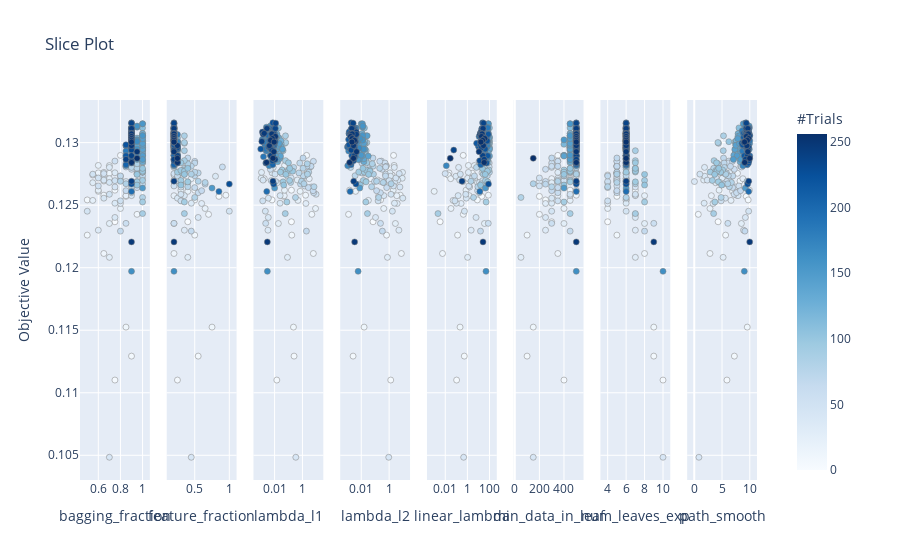

Notebook source saved alongside this figure:
### Code cell
plot_slice(study)

### Figure 1 — Plotly figure (JSON) as saved in the notebook; plotly's stock layout.template omitted (floating-point values rounded to 4 significant figures; data arrays with more than 128 entries replaced by an {"elided": "..."} marker saying what was removed)
{"data": [{"marker": {"color": {"elided": "255 int values"}, "colorbar": {"title": {"text": "#Trials"}, "x": 1, "xpad": 40, "y": 0.5}, "colorscale": [[0, "rgb(247,251,255)"], [0.125, "rgb(222,235,247)"], [0.25, "rgb(198,219,239)"], [0.375, "rgb(158,202,225)"], [0.5, "rgb(107,174,214)"], [0.625, "rgb(66,146,198)"], [0.75, "rgb(33,113,181)"], [0.875, "rgb(8,81,156)"], [1, "rgb(8,48,107)"]], "line": {"color": "Grey", "width": 0.5}, "showscale": true}, "mode": "markers", "showlegend": false, "type": "scatter", "x": {"elided": "255 float values"}, "xaxis": "x", "y": {"elided": "255 float values"}, "yaxis": "y"}, {"marker": {"color": {"elided": "255 int values"}, "colorbar": {"title": {"text": "#Trials"}, "x": 1, "xpad": 40}, "colorscale": [[0, "rgb(247,251,255)"], [0.125, "rgb(222,235,247)"], [0.25, "rgb(198,219,239)"], [0.375, "rgb(158,202,225)"], [0.5, "rgb(107,174,214)"], [0.625, "rgb(66,146,198)"], [0.75, "rgb(33,113,181)"], [0.875, "rgb(8,81,156)"], [1, "rgb(8,48,107)"]], "line": {"color": "Grey", "width": 0.5}, "showscale": false}, "mode": "markers", "showlegend": false, "type": "scatter", "x": {"elided": "255 float values"}, "xaxis": "x2", "y": {"elided": "255 float values"}, "yaxis": "y2"}, {"marker": {"color": {"elided": "255 int values"}, "colorbar": {"title": {"text": "#Trials"}, "x": 1, "xpad": 40}, "colorscale": [[0, "rgb(247,251,255)"], [0.125, "rgb(222,235,247)"], [0.25, "rgb(198,219,239)"], [0.375, "rgb(158,202,225)"], [0.5, "rgb(107,174,214)"], [0.625, "rgb(66,146,198)"], [0.75, "rgb(33,113,181)"], [0.875, "rgb(8,81,156)"], [1, "rgb(8,48,107)"]], "line": {"color": "Grey", "width": 0.5}, "showscale": false}, "mode": "markers", "showlegend": false, "type": "scatter", "x": {"elided": "255 float values"}, "xaxis": "x3", "y": {"elided": "255 float values"}, "yaxis": "y3"}, {"marker": {"color": {"elided": "255 int values"}, "colorbar": {"title": {"text": "#Trials"}, "x": 1, "xpad": 40}, "colorscale": [[0, "rgb(247,251,255)"], [0.125, "rgb(222,235,247)"], [0.25, "rgb(198,219,239)"], [0.375, "rgb(158,202,225)"], [0.5, "rgb(107,174,214)"], [0.625, "rgb(66,146,198)"], [0.75, "rgb(33,113,181)"], [0.875, "rgb(8,81,156)"], [1, "rgb(8,48,107)"]], "line": {"color": "Grey", "width": 0.5}, "showscale": false}, "mode": "markers", "showlegend": false, "type": "scatter", "x": {"elided": "255 float values"}, "xaxis": "x4", "y": {"elided": "255 float values"}, "yaxis": "y4"}, {"marker": {"color": {"elided": "255 int values"}, "colorbar": {"title": {"text": "#Trials"}, "x": 1, "xpad": 40}, "colorscale": [[0, "rgb(247,251,255)"], [0.125, "rgb(222,235,247)"], [0.25, "rgb(198,219,239)"], [0.375, "rgb(158,202,225)"], [0.5, "rgb(107,174,214)"], [0.625, "rgb(66,146,198)"], [0.75, "rgb(33,113,181)"], [0.875, "rgb(8,81,156)"], [1, "rgb(8,48,107)"]], "line": {"color": "Grey", "width": 0.5}, "showscale": false}, "mode": "markers", "showlegend": false, "type": "scatter", "x": {"elided": "255 float values"}, "xaxis": "x5", "y": {"elided": "255 float values"}, "yaxis": "y5"}, {"marker": {"color": {"elided": "255 int values"}, "colorbar": {"title": {"text": "#Trials"}, "x": 1, "xpad": 40}, "colorscale": [[0, "rgb(247,251,255)"], [0.125, "rgb(222,235,247)"], [0.25, "rgb(198,219,239)"], [0.375, "rgb(158,202,225)"], [0.5, "rgb(107,174,214)"], [0.625, "rgb(66,146,198)"], [0.75, "rgb(33,113,181)"], [0.875, "rgb(8,81,156)"], [1, "rgb(8,48,107)"]], "line": {"color": "Grey", "width": 0.5}, "showscale": false}, "mode": "markers", "showlegend": false, "type": "scatter", "x": {"elided": "255 int values"}, "xaxis": "x6", "y": {"elided": "255 float values"}, "yaxis": "y6"}, {"marker": {"color": {"elided": "255 int values"}, "colorbar": {"title": {"text": "#Trials"}, "x": 1, "xpad": 40}, "colorscale": [[0, "rgb(247,251,255)"], [0.125, "rgb(222,235,247)"], [0.25, "rgb(198,219,239)"], [0.375, "rgb(158,202,225)"], [0.5, "rgb(107,174,214)"], [0.625, "rgb(66,146,198)"], [0.75, "rgb(33,113,181)"], [0.875, "rgb(8,81,156)"], [1, "rgb(8,48,107)"]], "line": {"color": "Grey", "width": 0.5}, "showscale": false}, "mode": "markers", "showlegend": false, "type": "scatter", "x": {"elided": "255 int values"}, "xaxis": "x7", "y": {"elided": "255 float values"}, "yaxis": "y7"}, {"marker": {"color": {"elided": "255 int values"}, "colorbar": {"title": {"text": "#Trials"}, "x": 1, "xpad": 40}, "colorscale": [[0, "rgb(247,251,255)"], [0.125, "rgb(222,235,247)"], [0.25, "rgb(198,219,239)"], [0.375, "rgb(158,202,225)"], [0.5, "rgb(107,174,214)"], [0.625, "rgb(66,146,198)"], [0.75, "rgb(33,113,181)"], [0.875, "rgb(8,81,156)"], [1, "rgb(8,48,107)"]], "line": {"color": "Grey", "width": 0.5}, "showscale": false}, "mode": "markers", "showlegend": false, "type": "scatter", "x": {"elided": "255 float values"}, "xaxis": "x8", "y": {"elided": "255 float values"}, "yaxis": "y8"}], "layout": {"autosize": true, "title": {"text": "Slice Plot"}, "xaxis": {"anchor": "y", "autorange": true, "domain": [0, 0.1031], "range": [0.4526, 1.047], "title": {"text": "bagging_fraction"}, "type": "linear"}, "xaxis2": {"anchor": "y2", "autorange": true, "domain": [0.1281, 0.2312], "range": [0.1242, 1.076], "title": {"text": "feature_fraction"}, "type": "linear"}, "xaxis3": {"anchor": "y3", "autorange": true, "domain": [0.2562, 0.3594], "range": [-3.372, 1.354], "title": {"text": "lambda_l1"}, "type": "log"}, "xaxis4": {"anchor": "y4", "autorange": true, "domain": [0.3844, 0.4875], "range": [-3.368, 1.36], "title": {"text": "lambda_l2"}, "type": "log"}, "xaxis5": {"anchor": "y5", "autorange": true, "domain": [0.5125, 0.6156], "range": [-3.473, 2.473], "title": {"text": "linear_lambda"}, "type": "log"}, "xaxis6": {"anchor": "y6", "autorange": true, "domain": [0.6406, 0.7438], "range": [7.344, 542.7], "title": {"text": "min_data_in_leaf"}, "type": "linear"}, "xaxis7": {"anchor": "y7", "autorange": true, "domain": [0.7688, 0.8719], "range": [3.431, 10.57], "title": {"text": "num_leaves_exp"}, "type": "linear"}, "xaxis8": {"anchor": "y8", "autorange": true, "domain": [0.8969, 1], "range": [-0.9143, 10.94], "title": {"text": "path_smooth"}, "type": "linear"}, "yaxis": {"anchor": "x", "autorange": true, "domain": [0, 1], "range": [0.1026, 0.1338], "title": {"text": "Objective Value"}, "type": "linear"}, "yaxis2": {"anchor": "x2", "autorange": true, "domain": [0, 1], "matches": "y", "range": [0.1026, 0.1338], "showticklabels": false, "type": "linear"}, "yaxis3": {"anchor": "x3", "autorange": true, "domain": [0, 1], "matches": "y", "range": [0.1026, 0.1338], "showticklabels": false, "type": "linear"}, "yaxis4": {"anchor": "x4", "autorange": true, "domain": [0, 1], "matches": "y", "range": [0.1026, 0.1338], "showticklabels": false, "type": "linear"}, "yaxis5": {"anchor": "x5", "autorange": true, "domain": [0, 1], "matches": "y", "range": [0.1026, 0.1338], "showticklabels": false, "type": "linear"}, "yaxis6": {"anchor": "x6", "autorange": true, "domain": [0, 1], "matches": "y", "range": [0.1026, 0.1338], "showticklabels": false, "type": "linear"}, "yaxis7": {"anchor": "x7", "autorange": true, "domain": [0, 1], "matches": "y", "range": [0.1026, 0.1338], "showticklabels": false, "type": "linear"}, "yaxis8": {"anchor": "x8", "autorange": true, "domain": [0, 1], "matches": "y", "range": [0.1026, 0.1338], "showticklabels": false, "type": "linear"}}}
